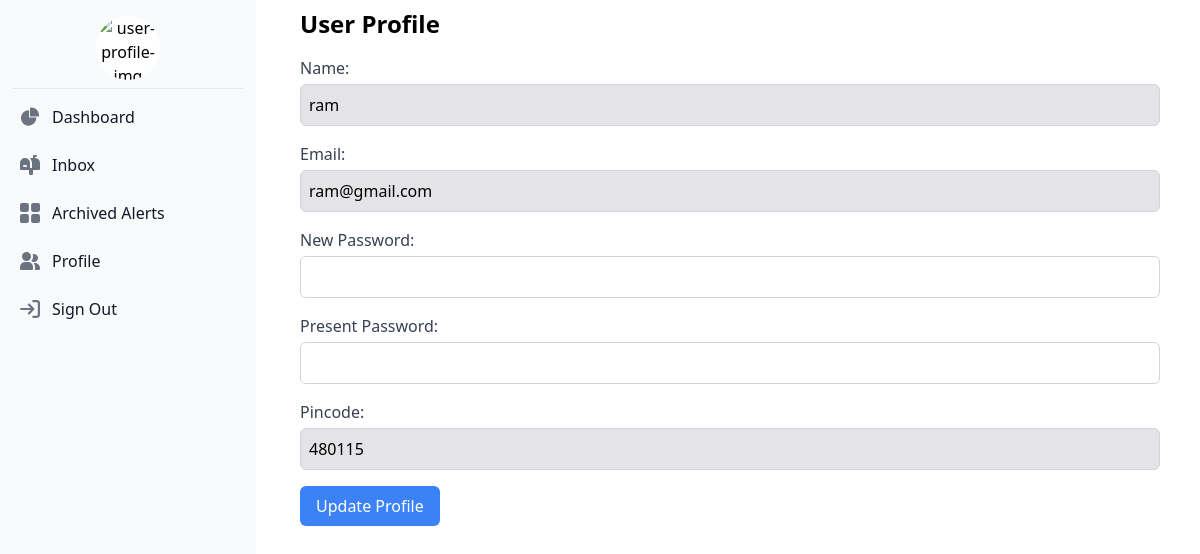
/user/profile.php (signed in), run on the app's committed database.
### tables this page shows
CREATE TABLE `users` (
  `user_id` int(11) NOT NULL,
  `name` varchar(255) DEFAULT NULL,
  `email` varchar(255) DEFAULT NULL,
  `password` varchar(255) DEFAULT NULL,
  `created_at` datetime DEFAULT current_timestamp(),
  `last_login` datetime DEFAULT current_timestamp(),
  `pincode` varchar(20) NOT NULL
);

### user/profile.php (the view, shortened to what this page needs)
<?php
include ("dbconnection.php");
$user_id = $_SESSION['user_id'];
$query = "SELECT * FROM users WHERE user_id = '$user_id'";
$result = mysqli_query($conn, $query);
if($result && mysqli_num_rows($result) > 0){
   $row = mysqli_fetch_assoc($result);
   $name = $row['name'];
   $email = $row['email'];
   $pincode = $row['pincode'];
}
else {
 $error_message = "User data not found.";
}
?>
<!DOCTYPE html>
<html lang="en">
<head>
 <script src="https://cdn.tailwindcss.com"></script>
</head>
<body>
 <?php
 include_once ("includes/sidebar.php");
 ?>
 <div class="grid grid-cols-12">
  <div class="col-span-3"></div>
  <div class="col-span-9 pt-2 pr-10">
   <h2 class="text-2xl font-bold mb-4">User Profile</h2>
   <form action="" method="post" class="space-y-4">
    <div>
     <label for="name" class="block font-medium text-gray-700">Name:</label>
     <input type="text" id="name" name="name" value="<?php echo $name; ?>"
      class="mt-1 p-2 border border-gray-300 rounded-md w-full bg-zinc-200" readonly>
    </div>
    <div>
     <label for="email" class="block font-medium text-gray-700">Email:</label>
     <input type="email" id="email" name="email" value="<?php echo $email; ?>"
      class="mt-1 p-2 border border-gray-300 rounded-md w-full  bg-zinc-200" readonly>
    </div>
    <div>
     <label for="password" class="block font-medium text-gray-700">New Password:</label>
     <input type="password" id="new_password" name="new_password"
      class="mt-1 p-2 border border-gray-300 rounded-md w-full">
    </div>
    <div>
     <label for="present_password" class="block font-medium text-gray-700">Present Password:</label>
     <input type="password" id="present_password" name="present_password"
      class="mt-1 p-2 border border-gray-300 rounded-md w-full">
    </div>
    <div>
     <label for="pincode" class="block font-medium text-gray-700">Pincode:</label>
     <input type="text" id="pincode" name="pincode" value="<?php echo $pincode; ?>"
      class="mt-1 p-2 border border-gray-300 rounded-md w-full  bg-zinc-200" readonly>
    </div>
    <div>
     <button type="submit" class="bg-blue-500 text-white px-4 py-2 rounded-md">Update Profile</button>
    </div>
   </form>
  </div>
 </div>
</body>
</html>

### data on the page
users: name "ram", email "ram@gmail.com", pincode "480115"
